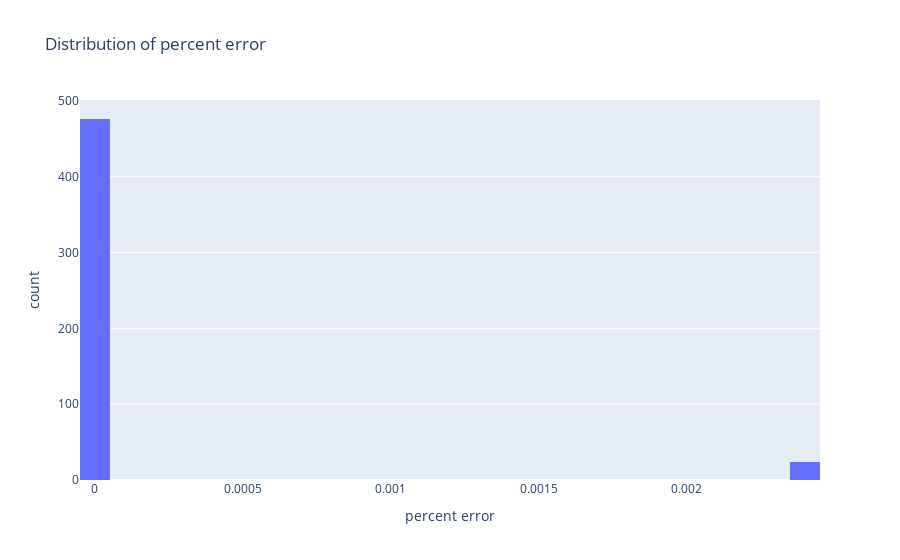

Notebook cell for this chart:
### Code cell
import plotly.express as px
import pandas as pd

import matplotlib.pyplot as plt
    # get the ezkl output
ezkl_output = get_ezkl_output(witness_path, settings_path)
    # get the onnx output
onnx_output = get_onnx_output(model_path, data_path)
    # compare the outputs
l1_difference = compare_outputs(ezkl_output, onnx_output)

df = pd.DataFrame(l1_difference, columns=["percent error"])


# Create a histogram
fig = px.histogram(df, x="percent error",
                  title="Distribution of percent error")
fig.show()

### Figure 1 — Plotly figure (JSON) as saved in the notebook; plotly's stock layout.template omitted (floating-point values rounded to 4 significant figures; data arrays with more than 128 entries replaced by an {"elided": "..."} marker saying what was removed)
{"data": [{"alignmentgroup": "True", "bingroup": "x", "hovertemplate": "percent error=%{x}<br>count=%{y}<extra></extra>", "legendgroup": "", "marker": {"color": "#636efa", "pattern": {"shape": ""}}, "name": "", "offsetgroup": "", "orientation": "v", "showlegend": false, "type": "histogram", "x": {"elided": "500 float values"}, "xaxis": "x", "yaxis": "y"}], "layout": {"barmode": "relative", "legend": {"tracegroupgap": 0}, "title": {"text": "Distribution of percent error"}, "xaxis": {"anchor": "y", "domain": [0, 1], "title": {"text": "percent error"}}, "yaxis": {"anchor": "x", "domain": [0, 1], "title": {"text": "count"}}}}
